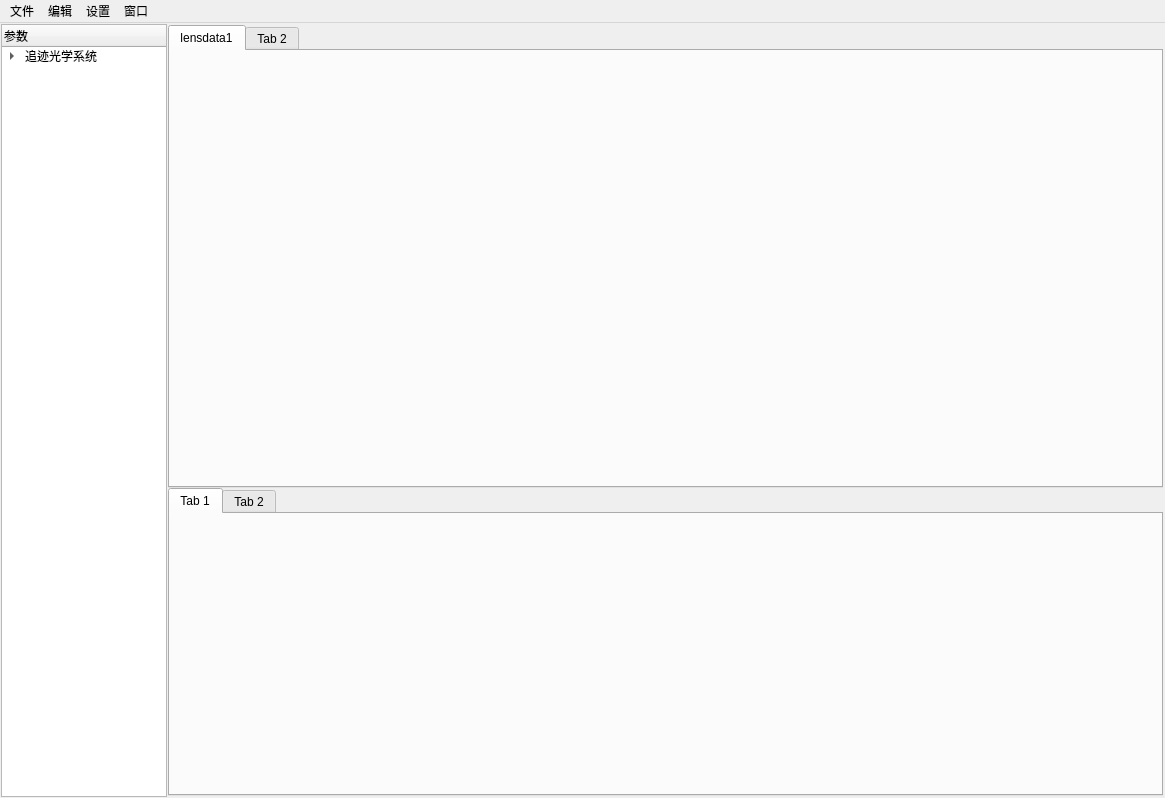
<?xml version="1.0" encoding="UTF-8"?>
<ui version="4.0">
 <class>MainWindow</class>
 <widget class="QMainWindow" name="MainWindow">
  <property name="geometry">
   <rect>
    <x>0</x>
    <y>0</y>
    <width>1165</width>
    <height>798</height>
   </rect>
  </property>
  <property name="windowTitle">
   <string>光学设计系统</string>
  </property>
  <widget class="QWidget" name="centralwidget">
   <layout class="QHBoxLayout" name="horizontalLayout" stretch="1,6">
    <property name="spacing">
     <number>0</number>
    </property>
    <property name="leftMargin">
     <number>1</number>
    </property>
    <property name="topMargin">
     <number>1</number>
    </property>
    <property name="rightMargin">
     <number>1</number>
    </property>
    <property name="bottomMargin">
     <number>1</number>
    </property>
    <item>
     <widget class="QWidget" name="widget" native="true">
      <layout class="QVBoxLayout" name="verticalLayout_2">
       <property name="spacing">
        <number>0</number>
       </property>
       <property name="leftMargin">
        <number>0</number>
       </property>
       <property name="topMargin">
        <number>0</number>
       </property>
       <property name="rightMargin">
        <number>0</number>
       </property>
       <property name="bottomMargin">
        <number>0</number>
       </property>
       <item>
        <widget class="QTreeWidget" name="treeWidget">
         <column>
          <property name="text">
           <string>参数</string>
          </property>
         </column>
         <item>
          <property name="text">
           <string>追迹光学系统</string>
          </property>
          <item>
           <property name="text">
            <string>镜面参数</string>
           </property>
          </item>
          <item>
           <property name="text">
            <string>系统参数</string>
           </property>
          </item>
         </item>
        </widget>
       </item>
      </layout>
     </widget>
    </item>
    <item>
     <widget class="QWidget" name="widget_2" native="true">
      <layout class="QVBoxLayout" name="verticalLayout" stretch="3,2">
       <property name="spacing">
        <number>0</number>
       </property>
       <property name="leftMargin">
        <number>1</number>
       </property>
       <property name="topMargin">
        <number>1</number>
       </property>
       <property name="rightMargin">
        <number>1</number>
       </property>
       <property name="bottomMargin">
        <number>1</number>
       </property>
       <item>
        <widget class="QWidget" name="widget_3" native="true">
         <layout class="QHBoxLayout" name="horizontalLayout_2">
          <property name="spacing">
           <number>0</number>
          </property>
          <property name="leftMargin">
           <number>0</number>
          </property>
          <property name="topMargin">
           <number>0</number>
          </property>
          <property name="rightMargin">
           <number>0</number>
          </property>
          <property name="bottomMargin">
           <number>0</number>
          </property>
          <item>
           <widget class="QTabWidget" name="tabWidget">
            <widget class="QWidget" name="tab">
             <attribute name="title">
              <string>lensdata1</string>
             </attribute>
            </widget>
            <widget class="QWidget" name="tab_2">
             <attribute name="title">
              <string>Tab 2</string>
             </attribute>
            </widget>
           </widget>
          </item>
         </layout>
        </widget>
       </item>
       <item>
        <widget class="QWidget" name="widget_4" native="true">
         <layout class="QHBoxLayout" name="horizontalLayout_3">
          <property name="spacing">
           <number>0</number>
          </property>
          <property name="leftMargin">
           <number>0</number>
          </property>
          <property name="topMargin">
           <number>0</number>
          </property>
          <property name="rightMargin">
           <number>0</number>
          </property>
          <property name="bottomMargin">
           <number>0</number>
          </property>
          <item>
           <widget class="QTabWidget" name="tabWidget_2">
            <widget class="QWidget" name="tab_3">
             <attribute name="title">
              <string>Tab 1</string>
             </attribute>
            </widget>
            <widget class="QWidget" name="tab_4">
             <attribute name="title">
              <string>Tab 2</string>
             </attribute>
            </widget>
           </widget>
          </item>
         </layout>
        </widget>
       </item>
      </layout>
     </widget>
    </item>
   </layout>
  </widget>
  <widget class="QMenuBar" name="menubar">
   <property name="geometry">
    <rect>
     <x>0</x>
     <y>0</y>
     <width>1165</width>
     <height>23</height>
    </rect>
   </property>
   <widget class="QMenu" name="menu">
    <property name="title">
     <string>文件</string>
    </property>
   </widget>
   <widget class="QMenu" name="menu_2">
    <property name="title">
     <string>编辑</string>
    </property>
   </widget>
   <widget class="QMenu" name="menu_3">
    <property name="title">
     <string>设置</string>
    </property>
   </widget>
   <widget class="QMenu" name="menu_4">
    <property name="title">
     <string>窗口</string>
    </property>
   </widget>
   <addaction name="menu"/>
   <addaction name="menu_2"/>
   <addaction name="menu_3"/>
   <addaction name="menu_4"/>
  </widget>
 </widget>
 <resources/>
 <connections/>
</ui>
